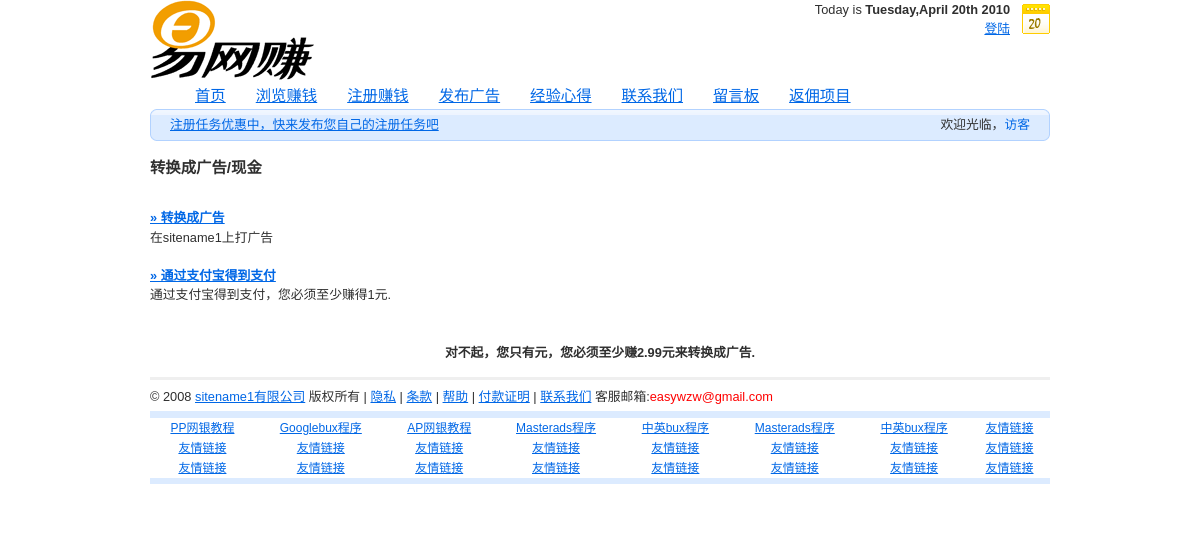
The page /convert.php?convert=ads on the database its author committed.
### tables this page shows
CREATE TABLE IF NOT EXISTS `tb_site` (
  `id` varchar(11) NOT NULL DEFAULT '',
  `sitename` varchar(30) NOT NULL DEFAULT '',
  `sitepp` varchar(30) NOT NULL DEFAULT '',
  KEY `id` (`id`)
);

CREATE TABLE IF NOT EXISTS `tb_config` (
  `id` int(11) NOT NULL AUTO_INCREMENT,
  `item` varchar(15) NOT NULL DEFAULT '',
  `howmany` varchar(15) NOT NULL DEFAULT '',
  `price` varchar(150) NOT NULL DEFAULT '',
  `signupvalue` varchar(150) NOT NULL DEFAULT '',
  KEY `id` (`id`)
);

### functions.php (called while the page is built, shortened)
<?php
function uc($mensaje)
{
$mensaje = htmlentities(stripslashes(strtolower(trim($mensaje))));
$mensaje = str_replace("'"," ",$mensaje);
$mensaje = str_replace(";"," ",$mensaje);
$mensaje = str_replace("$"," ",$mensaje);
return $mensaje;
}
?>

### convert.php (the view, shortened to what this page needs)
<?php include('header.php'); ?>
<h3>转换成广告/现金</h3>
<br>
<div align="left"><a href="convert.php?convert=ads"><b>» 转换成广告</b></a><br>
在<?php include('sitename.php'); ?>上打广告
<br><br>
<a href="convert.php?convert=cash"><b>» 通过支付宝得到支付 </b></a><br>
通过支付宝得到支付，您必须至少赚得<?php
$sql = "SELECT * FROM tb_config WHERE item='payment' and howmany='1'";
$result = mysql_query($sql);
$row = mysql_fetch_array($result);
echo $row["price"]; ?>元.</div>
<br><br>
<?php
if ($_GET["convert"]=="ads")
{
$user=uc($_COOKIE["usNick"]);
$sql = "SELECT * FROM tb_users WHERE username='$user'";
$result = mysql_query($sql);
$row = mysql_fetch_array($result);
$root=$row["money"];
$sqle = "SELECT * FROM tb_config WHERE item='hits' and howmany='1000'";
$resulte = mysql_query($sqle);
$rowe = mysql_fetch_array($resulte);
$pricee=$rowe["price"];
if ($root<$pricee){
echo "<center><b>对不起，您只有".$row["money"]."元，您必须至少赚".$pricee."元来转换成广告.</b></center>";
}
}
?>
<?php include('footer.php'); ?>

### sitename.php (shortened to what this page needs)
<?php
$sql = "SELECT * FROM tb_site WHERE id='1'";
$result = mysql_query($sql);
$row = mysql_fetch_array($result);
echo $row["sitename"];
?>

### css/main.css (style rules this page uses)
* { margin:0; padding:0; }
body, div, span, p, a, img, ul, ol, li, table, caption, tbody, tfoot, tr, th, td, form, fieldset, legend, label, dl, dt, dd, blockquote, applet, object, h1, h2, h3, h4, h5 { border:0; }
body { padding:35px 0; background:#FFF; font:0.8em/1.5 "arial",sans-serif; color:#2F2F2F; text-align:center;font-family:Verdana,Geneva,sans-serif; }
a { color:#0067E6; }
h1, h2, h3, h4, h5, h6 { margin:15px 0 10px 0; }
h3, h4 { font-size:120%; }

### css/print.css (style rules this page uses)
body { margin:0; padding:0; border:0; font-size:12pt; }
h1, h2, h3 { page-break-after:avoid; page-break-inside:avoid; }

### rows shown on the page
tb_site: sitename "sitename1 sitename1"
tb_config: price "1"
tb_config: price "2.99"

### other values the page prints
$today["weekday"] "Tuesday"
$today["month"] "April"
$today["year"] "2010"
